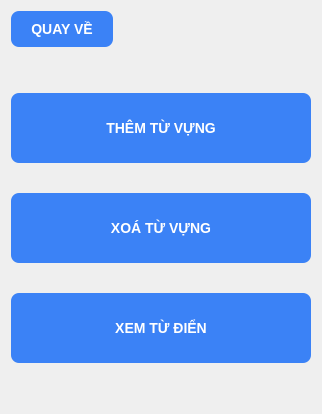
      <widget class="QWidget" name="p2_quan_ly_tu_dien">
       <layout class="QVBoxLayout" name="verticalLayout_5">
        <item>
         <layout class="QHBoxLayout" name="horizontalLayout_6">
          <item>
           <widget class="QPushButton" name="btn_back_tu_quan_ly_tu_dien">
            <property name="styleSheet">
             <string notr="true">QPushButton {
    background-color: #3B82F6; /* Màu xanh dương hiện đại */
    color: #FFFFFF;            /* Chữ màu trắng */
    border: none;              /* Bỏ viền đen viền mặc định */
    border-radius: 8px;        /* Bo góc */
    padding: 10px 20px;        /* Nút to, dễ bấm */
    font-size: 14px;
    font-weight: bold;
    font-family: &quot;Segoe UI&quot;, Arial, sans-serif;
}

QPushButton:hover {
    background-color: #2563EB; /* Hiệu ứng di chuột: Nền tối đi một xíu */
}

QPushButton:pressed {
    background-color: #1D4ED8; /* Hiệu ứng click: Nền tối hẳn lại */
}</string>
            </property>
            <property name="text">
             <string>QUAY VỀ</string>
            </property>
           </widget>
          </item>
          <item>
           <spacer name="horizontalSpacer_6">
            <property name="orientation">
             <enum>Qt::Orientation::Horizontal</enum>
            </property>
            <property name="sizeHint" stdset="0">
             <size>
              <width>40</width>
              <height>20</height>
             </size>
            </property>
           </spacer>
          </item>
         </layout>
        </item>
        <item>
         <spacer name="verticalSpacer_6">
          <property name="orientation">
           <enum>Qt::Orientation::Vertical</enum>
          </property>
          <property name="sizeHint" stdset="0">
           <size>
            <width>20</width>
            <height>40</height>
           </size>
          </property>
         </spacer>
        </item>
        <item>
         <layout class="QVBoxLayout" name="verticalLayout_4">
          <property name="spacing">
           <number>30</number>
          </property>
          <item alignment="Qt::AlignmentFlag::AlignHCenter">
           <widget class="QPushButton" name="btn_them_tu_vung">
            <property name="sizePolicy">
             <sizepolicy hsizetype="Minimum" vsizetype="Fixed">
              <horstretch>0</horstretch>
              <verstretch>0</verstretch>
             </sizepolicy>
            </property>
            <property name="minimumSize">
             <size>
              <width>300</width>
              <height>70</height>
             </size>
            </property>
            <property name="maximumSize">
             <size>
              <width>600</width>
              <height>70</height>
             </size>
            </property>
            <property name="styleSheet">
             <string notr="true">QPushButton {
    background-color: #3B82F6; /* Màu xanh dương hiện đại */
    color: #FFFFFF;            /* Chữ màu trắng */
    border: none;              /* Bỏ viền đen viền mặc định */
    border-radius: 8px;        /* Bo góc */
    padding: 10px 20px;        /* Nút to, dễ bấm */
    font-size: 14px;
    font-weight: bold;
    font-family: &quot;Segoe UI&quot;, Arial, sans-serif;
}

QPushButton:hover {
    background-color: #2563EB; /* Hiệu ứng di chuột: Nền tối đi một xíu */
}

QPushButton:pressed {
    background-color: #1D4ED8; /* Hiệu ứng click: Nền tối hẳn lại */
}</string>
            </property>
            <property name="text">
             <string>THÊM TỪ VỰNG</string>
            </property>
           </widget>
          </item>
          <item alignment="Qt::AlignmentFlag::AlignHCenter">
           <widget class="QPushButton" name="btn_xoa_tu_vung">
            <property name="sizePolicy">
             <sizepolicy hsizetype="Minimum" vsizetype="Fixed">
              <horstretch>0</horstretch>
              <verstretch>0</verstretch>
             </sizepolicy>
            </property>
            <property name="minimumSize">
             <size>
              <width>300</width>
              <height>70</height>
             </size>
            </property>
            <property name="maximumSize">
             <size>
              <width>600</width>
              <height>70</height>
             </size>
            </property>
            <property name="styleSheet">
             <string notr="true">QPushButton {
    background-color: #3B82F6; /* Màu xanh dương hiện đại */
    color: #FFFFFF;            /* Chữ màu trắng */
    border: none;              /* Bỏ viền đen viền mặc định */
    border-radius: 8px;        /* Bo góc */
    padding: 10px 20px;        /* Nút to, dễ bấm */
    font-size: 14px;
    font-weight: bold;
    font-family: &quot;Segoe UI&quot;, Arial, sans-serif;
}

QPushButton:hover {
    background-color: #2563EB; /* Hiệu ứng di chuột: Nền tối đi một xíu */
}

QPushButton:pressed {
    background-color: #1D4ED8; /* Hiệu ứng click: Nền tối hẳn lại */
}</string>
            </property>
            <property name="text">
             <string>XOÁ TỪ VỰNG</string>
            </property>
           </widget>
          </item>
          <item alignment="Qt::AlignmentFlag::AlignHCenter">
           <widget class="QPushButton" name="btn_xem_tu_dien">
            <property name="sizePolicy">
             <sizepolicy hsizetype="Minimum" vsizetype="Fixed">
              <horstretch>0</horstretch>
              <verstretch>0</verstretch>
             </sizepolicy>
            </property>
            <property name="minimumSize">
             <size>
              <width>300</width>
              <height>70</height>
             </size>
            </property>
            <property name="maximumSize">
             <size>
              <width>600</width>
              <height>70</height>
             </size>
            </property>
            <property name="styleSheet">
             <string notr="true">QPushButton {
    background-color: #3B82F6; /* Màu xanh dương hiện đại */
    color: #FFFFFF;            /* Chữ màu trắng */
    border: none;              /* Bỏ viền đen viền mặc định */
    border-radius: 8px;        /* Bo góc */
    padding: 10px 20px;        /* Nút to, dễ bấm */
    font-size: 14px;
    font-weight: bold;
    font-family: &quot;Segoe UI&quot;, Arial, sans-serif;
}

QPushButton:hover {
    background-color: #2563EB; /* Hiệu ứng di chuột: Nền tối đi một xíu */
}

QPushButton:pressed {
    background-color: #1D4ED8; /* Hiệu ứng click: Nền tối hẳn lại */
}</string>
            </property>
            <property name="text">
             <string>XEM TỪ ĐIỂN</string>
            </property>
           </widget>
          </item>
         </layout>
        </item>
        <item>
         <spacer name="verticalSpacer_9">
          <property name="orientation">
           <enum>Qt::Orientation::Vertical</enum>
          </property>
          <property name="sizeHint" stdset="0">
           <size>
            <width>20</width>
            <height>40</height>
           </size>
          </property>
         </spacer>
        </item>
       </layout>
      </widget>
